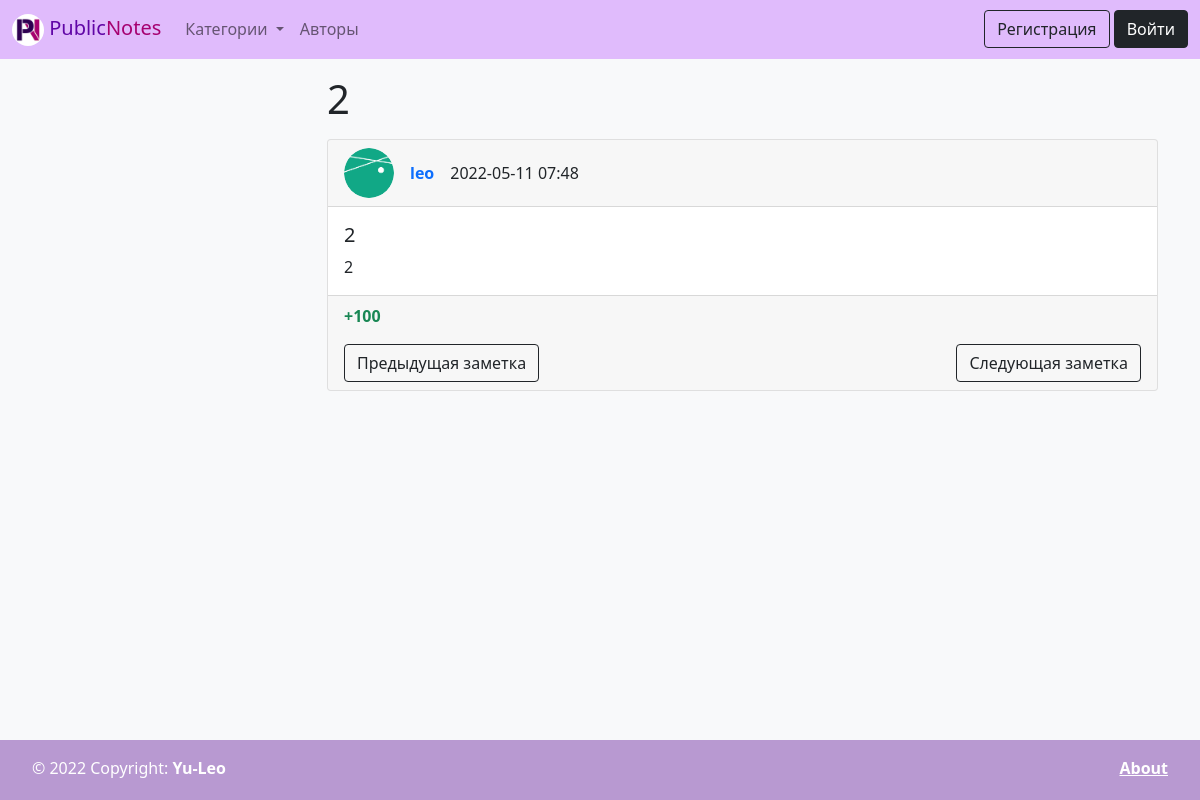
Page /note/2/ on the committed database.
### wall/models.py (models this page shows, shortened)
class Note(models.Model):
    title = models.CharField(max_length=150, verbose_name='Название')
    content = models.TextField(verbose_name='Текст', blank=True)
    created_at = models.DateTimeField(auto_now_add=True, verbose_name='Дата создания')
    rating = models.IntegerField(verbose_name='Рейтинг', default=0)
    stared = models.BooleanField(verbose_name='Важная', default=False)
    author = models.ForeignKey(
        settings.AUTH_USER_MODEL,
        on_delete=models.PROTECT,
        verbose_name='Автор',
        null=True,
        blank=True,
    )
    category = models.ForeignKey('Category', on_delete=models.PROTECT, verbose_name='Категория', null=True, blank=True)
    def get_absolute_url(self):
        return reverse('note', kwargs={"pk": self.pk})
    class Meta:
        verbose_name = 'Заметка'
        verbose_name_plural = 'Заметки'
        ordering = ['-created_at', 'title']

class User(AbstractUser):
    photo = models.ImageField(upload_to='photos/%Y/%m/%d/', verbose_name='Аватарка', blank=True)
    rating = models.IntegerField(verbose_name='Рейтинг', default=0)
    bio = models.TextField(verbose_name='О себе', blank=True)

### wall/views.py (the view)
# urls.py: path('note/<int:pk>/', ViewNote.as_view(), name='note'),
class ViewNote(DetailView):
    model = Note
    template_name = 'wall/note.html'
    context_object_name = 'note'

### wall/templatetags/wall_tags.py (called while the page is built)
@register.simple_tag
def get_categories():
    return Category.objects.annotate(cnt=Count('note')).order_by('-cnt', 'title')

@register.simple_tag
def get_prev_note_in_category(note):
    try:
        return note.get_previous_by_created_at(category=note.category)
    except ObjectDoesNotExist:
        return None

@register.simple_tag
def get_next_note_in_category(note):
    try:
        return note.get_next_by_created_at(category=note.category)
    except ObjectDoesNotExist:
        return None

### wall/templates/wall/note.html (shortened to what this page needs)
{% extends 'base.html' %}
{% load wall_tags %}
{% block content_title %} <h1 class="mb-3">{{ note.title }}</h1>{% endblock %}
{% block content %}
<div class="card mb-3">
    <div class="card-header">
        <div class="hstack gap-3">
            <div class="">
                <img src="{% if note.author.photo %}
                {{ note.author.photo.url }}
                {% else %}
                {% load static %}
                {% endif %}" alt="..." width="50" height="50"
                     style="border-radius: 25px;">
            </div>
            <div class="fw-bold">
                {% if note.author %}
                <a href="{{ item.author.get_absolute_url }}" class="text-decoration-none">{{ note.author.username }}</a>
                {% else %}
                Аноним
                {% endif %}
            </div>
            <div class="fw-light">{{ note.created_at|date:"Y-m-d H:i" }}</div>
        </div>
    </div>
    <div class="card-body">
        <h5 class="card-title">{{ note.title }}</h5>
        <p class="card-text">{{ note.content }}</p>
    </div>
    <div class="card-footer"
         style="{% if note.category.color %}background-color: #{{note.category.color}}{% endif %}">
        <div class="hstack gap-3 mb-3">
            {% if note.rating > 0 %}
            <div class="text-success fw-bold">+{{note.rating}}</div>
            {% elif note.rating < 0 %}
            <div class="text-danger fw-bold">{{note.rating}}</div>
            {% else %}
            <div class="fw-bold">{{note.rating}}</div>
            {% endif %}
        </div>
        <div class="btn-toolbar justify-content-between" role="toolbar" aria-label="Toolbar with button groups">
            {% get_prev_note_in_category note as prev_note %}
            {% if prev_note%}
            <a href="{{ prev_note.get_absolute_url }}" class="btn btn-outline-dark">Предыдущая заметка</a>
            {% else%}
            <a href="#" class="btn btn-outline-dark disabled">Предыдущая заметка</a>
            {% endif %}
            {% get_next_note_in_category note as next_note %}
            {% if next_note%}
            <a href="{{ next_note.get_absolute_url }}" class="btn btn-outline-dark">Следующая заметка</a>
            {% else%}
            <a href="#" class="btn btn-outline-dark disabled">Следующая заметка</a>
            {% endif %}
        </div>
    </div>
</div>
{% endblock %}

### wall/static/wall/css/style.css (style rules this page uses)
html { position: relative; min-height: 100%; }
body { margin-bottom: 60px; }

### rows in the picture
Note: title "2", author.photo (picture), author.username "leo", created_at "2022-05-11 07:48", content "2", rating "100"
